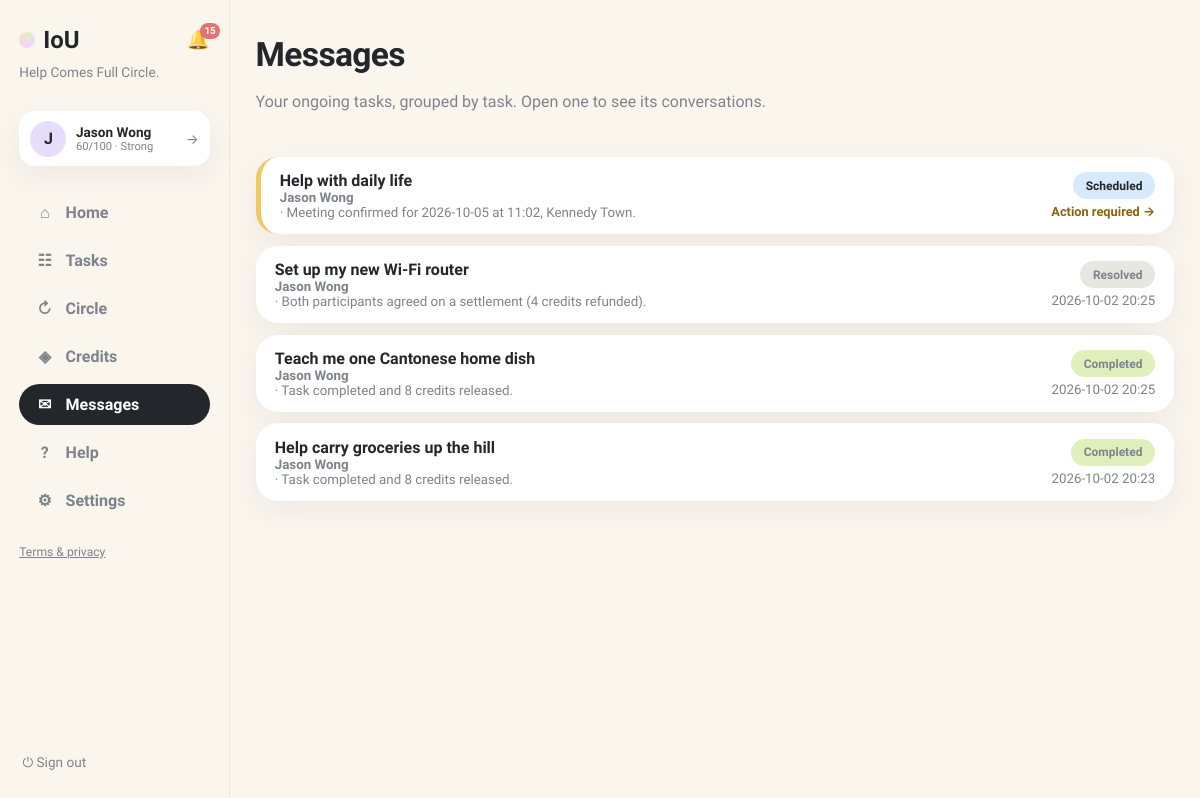
Page /messages (signed in) on the earlier database version.
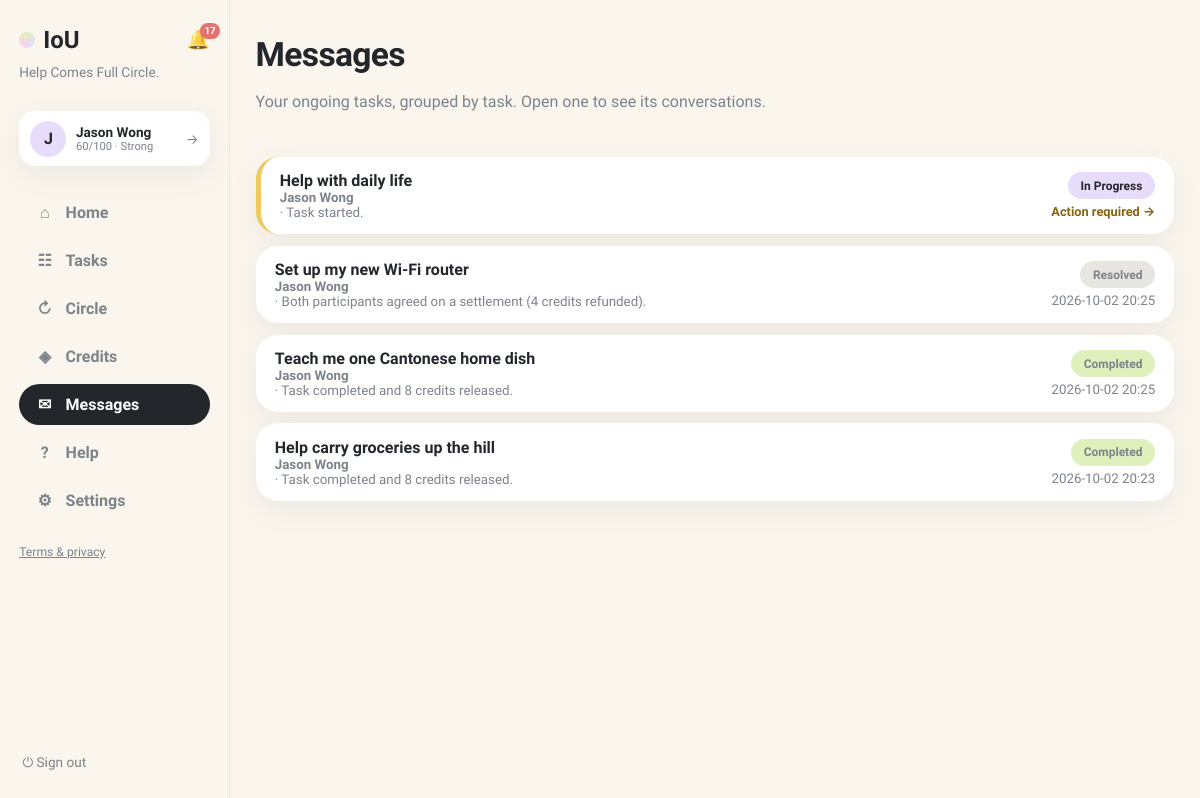
Same page on the later database version.
### tables this page shows
CREATE TABLE users (
                id INTEGER PRIMARY KEY, name TEXT NOT NULL, email TEXT UNIQUE NOT NULL,
                password TEXT NOT NULL, balance INTEGER NOT NULL DEFAULT 0,
                held_balance INTEGER NOT NULL DEFAULT 0,
                is_moderator INTEGER NOT NULL DEFAULT 0
            , language TEXT NOT NULL DEFAULT 'en', address TEXT, district TEXT, hkid TEXT, address_id TEXT, age INTEGER, birthday TEXT, skills TEXT NOT NULL DEFAULT '', community_helper INTEGER NOT NULL DEFAULT 0, created_at TEXT, consent_analytics INTEGER NOT NULL DEFAULT 0, reliability INTEGER NOT NULL DEFAULT 60, account_status TEXT NOT NULL DEFAULT 'active', analytics_consent INTEGER NOT NULL DEFAULT 0, username TEXT, bio TEXT, verification_identity TEXT NOT NULL DEFAULT 'unverified', verification_neighbourhood TEXT NOT NULL DEFAULT 'unverified', vis_photo INTEGER NOT NULL DEFAULT 1, vis_neighbourhood INTEGER NOT NULL DEFAULT 1, vis_skills INTEGER NOT NULL DEFAULT 1, vis_bio INTEGER NOT NULL DEFAULT 1, vis_completed INTEGER NOT NULL DEFAULT 1, vis_circle INTEGER NOT NULL DEFAULT 1, circle_enabled INTEGER NOT NULL DEFAULT 1);

CREATE TABLE requests (
                id INTEGER PRIMARY KEY, title TEXT NOT NULL, description TEXT NOT NULL,
                category TEXT NOT NULL, requester_id INTEGER NOT NULL,
                status TEXT NOT NULL DEFAULT 'open', provider_id INTEGER,
                requester_value INTEGER, requester_buffer INTEGER,
                provider_value INTEGER, provider_buffer INTEGER,
                agreed_value INTEGER, negotiation_deadline TEXT,
                effort_minutes INTEGER, complexity INTEGER, quality_score INTEGER,
                completed_at TEXT,
                created_at TEXT NOT NULL, location TEXT, needed_by TEXT, urgency TEXT, meetup_date TEXT, meetup_time TEXT, meetup_location TEXT, preferred_time TEXT, completion_note TEXT, completion_evidence TEXT, confirm_requester INTEGER NOT NULL DEFAULT 0, confirm_provider INTEGER NOT NULL DEFAULT 0, started_at TEXT, provider_completed_at TEXT, requester_confirmed_at TEXT, release_at TEXT, proof_path TEXT, proof_status TEXT, dispute_eligible INTEGER NOT NULL DEFAULT 1, dispute_window_days INTEGER NOT NULL DEFAULT 3, settlement_value INTEGER, circle_id INTEGER, cancel_requested_by INTEGER, cancel_reason TEXT, cancel_compensation INTEGER NOT NULL DEFAULT 0, evidence_required INTEGER NOT NULL DEFAULT 1, duration_minutes INTEGER NOT NULL DEFAULT 0,
                FOREIGN KEY(requester_id) REFERENCES users(id),
                FOREIGN KEY(provider_id) REFERENCES users(id)
            );

### app.py (the view)
@app.get("/messages", response_class=HTMLResponse)
def messages_page(request: Request):
    user = current_user(request)
    if not user:
        return RedirectResponse("/login", status_code=303)
    with db() as connection:
        threads = connection.execute(
            """SELECT r.id, r.title, r.status, r.category,
                      u.name requester_name, p.name provider_name,
                      (SELECT body FROM messages m WHERE m.request_id=r.id ORDER BY m.created_at DESC, m.id DESC LIMIT 1) last_body,
                      (SELECT created_at FROM messages m WHERE m.request_id=r.id ORDER BY m.created_at DESC, m.id DESC LIMIT 1) last_at,
                      (SELECT u2.name FROM messages m JOIN users u2 ON u2.id=m.sender_id
                        WHERE m.request_id=r.id AND m.sender_id IS NOT NULL
                        ORDER BY m.created_at DESC, m.id DESC LIMIT 1) last_sender_name,
                      (SELECT COUNT(*) FROM messages m WHERE m.request_id=r.id) msg_count,
                      (SELECT COUNT(*) FROM messages m
                        LEFT JOIN thread_reads tr ON tr.request_id=m.request_id AND tr.user_id=?
                        WHERE m.request_id=r.id AND m.sender_id IS NOT NULL AND m.sender_id != ?
                          AND m.id > COALESCE(tr.last_read_id, 0)) unread_count
               FROM requests r JOIN users u ON u.id=r.requester_id
               LEFT JOIN users p ON p.id=r.provider_id
               WHERE (r.requester_id=? OR r.provider_id=?
                      OR EXISTS (SELECT 1 FROM request_participants rp
                                 WHERE rp.request_id=r.id AND rp.user_id=?))
                 AND EXISTS (SELECT 1 FROM messages m WHERE m.request_id=r.id)
               ORDER BY last_at DESC""",
            (user["id"], user["id"], user["id"], user["id"], user["id"]),
        ).fetchall()
        exchanges = []
        for t in threads:
            item = load_request(connection, t["id"])
            needs, cta, label, href = exchange_flag(connection, item, user["id"])
            exchanges.append({"t": t, "needs": needs, "cta": cta, "label": label, "href": href})
        exchanges.sort(key=lambda e: not e["needs"])
    return render(request, "messages.html", page="messages", exchanges=exchanges)

### templates/messages.html (shortened to what this page needs)
{% extends "base.html" %}
{% block content %}
<header class="page-head">
  <div>
    <h1>Messages</h1>
    <p class="muted">Your ongoing tasks, grouped by task. Open one to see its conversations.</p>
  </div>
</header>
<div class="exchange-table">
{% for e in exchanges %}
  <a class="exchange-row card {% if e.needs %}needs{% endif %}" href="{{ e.href }}">
    <div class="ex-main">
      <b>{{ e.t.title }}{% if e.t.unread_count %}<span class="thread-unread">● {{ e.t.unread_count }}</span>{% endif %}</b>
      <small class="ex-preview">{% if e.t.last_sender_name %}<b class="ex-sender">{{ e.t.last_sender_name }}</b> · {% endif %}{{ e.t.last_body[:80] }}</small>
    </div>
    <div class="ex-side">
      <span class="status s-{{ e.t.status }}">{{ status_labels[e.t.status] if e.t.status in status_labels else e.t.status.replace('_',' ') }}</span>
      {% if e.needs %}<span class="ex-action">Action required →</span>
      {% else %}<small class="muted">{{ e.t.last_at[:16].replace('T',' ') }}</small>{% endif %}
    </div>
  </a>
{% else %}
  <div class="card"><p class="empty">No messages yet. Offer to help someone on the Community board and it appears here. <a href="/browse">Go to Community →</a></p></div>
{% endfor %}
</div>
{% endblock %}

### templates/base.html (shortened to what this page needs)
<!doctype html>
<html lang="en"><head><link rel="stylesheet" href="/static/style.css"></head>
<body class="app-body">
<nav class="sidebar">
  <div class="brand-row">
    <a class="brand" href="/"><span class="brand-dot"></span>IoU</a>
    {% if user %}
    <a class="bell {% if page == 'notifications' %}active{% endif %}" href="/notifications" title="Notifications">🔔{% if unread_notifs or unread_msgs %}<span class="bell-badge">{{ (unread_notifs or 0) + (unread_msgs or 0) }}</span>{% endif %}</a>
    {% endif %}
  </div>
  <p class="brand-tag">Help Comes Full Circle.</p>
  {% if user %}
  <a class="side-user" href="/profile" title="Your profile">
    <div class="avatar">{{ user.name[0] }}</div>
    {% set sc = user.reliability if user.reliability is not none else 60 %}
    {% set lab = 'Suspended' if sc <= 0 else ('Restricted' if sc < 30 else ('Limited' if sc < 60 else ('Strong' if sc < 80 else 'Excellent'))) %}
    <div class="sidebar-user-meta"><b>{{ user.name }}</b>
      <small>{{ sc }}/100 · {{ lab }}</small>
    </div>
    <span class="side-user-arrow">→</span>
  </a>
  <div class="nav-links">
    <a class="nav-link {% if page == 'home' %}active{% endif %}" href="/"><span class="nav-ico">⌂</span>Home</a>
    <a class="nav-link {% if page == 'browse' %}active{% endif %}" href="/browse"><span class="nav-ico">☷</span>Tasks</a>
    <a class="nav-link {% if page == 'circle' %}active{% endif %}" href="/chain-invitations"><span class="nav-ico">↻</span>Circle{% if circle_pending %}<span class="unread-dot"></span>{% endif %}</a>
    <a class="nav-link {% if page == 'credits' %}active{% endif %}" href="/history"><span class="nav-ico">◈</span>Credits</a>
    <a class="nav-link {% if page == 'messages' %}active{% endif %}" href="/messages"><span class="nav-ico">✉</span>Messages{% if unread_msgs %}<span class="unread-dot"></span>{% endif %}</a>
    <a class="nav-link {% if page == 'help' %}active{% endif %}" href="/help"><span class="nav-ico">?</span>Help</a>
    <a class="nav-link {% if page == 'account' %}active{% endif %}" href="/account"><span class="nav-ico">⚙</span>Settings</a>
  </div>
  <p class="nav-footer"><a href="/legal">Terms &amp; privacy</a></p>
  <form method="post" action="/logout" class="side-logout"><button class="link-button" title="Sign out">⏻ Sign out</button></form>
  {% else %}
  <div class="nav-links">
    <a class="nav-link" href="/login"><span class="nav-ico">→</span>Sign in</a>
    <a class="nav-link" href="/register"><span class="nav-ico">＋</span>Create account</a>
  </div>
  <p class="nav-footer"><a href="/legal">Terms &amp; privacy</a></p>
  {% endif %}
</nav>
<main class="content {% block content_class %}{% endblock %}">{% block content %}{% endblock %}</main>
</body></html>

Differences in the rows shown:
computed for users "Jason Wong": t "Meeting confirmed for 2026-10-05 at 11:02, Kennedy Town." → "Task started."
changed requests: status "Scheduled" → "In Progress"
Other differences:
{{ (unread_notifs or 0) + (unread_msgs or 0) }}: "15" → "17"
